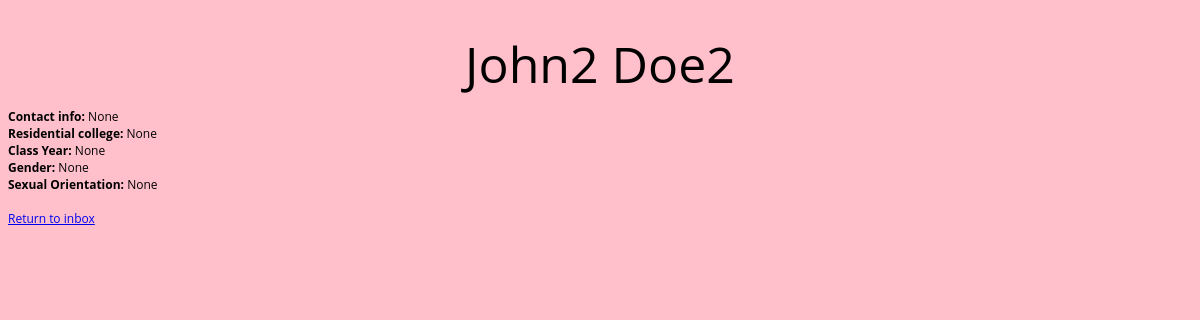
Page /inbox/jdoe/view_matched?match=jdoe2 on the earlier database version.
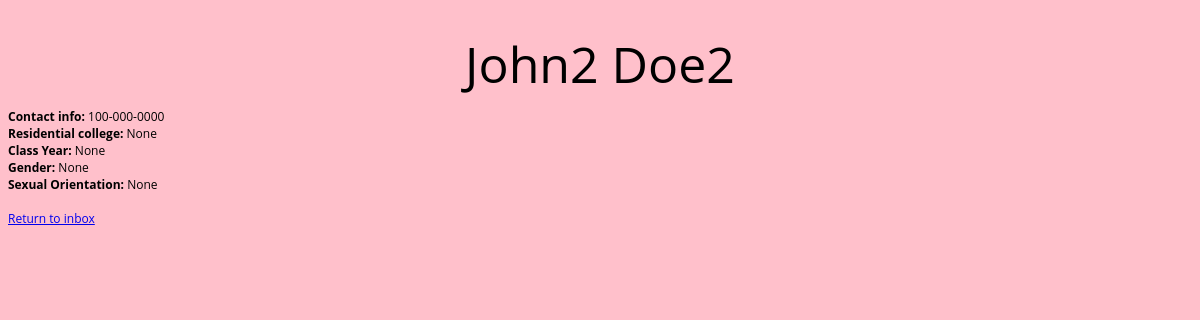
Same page on the later database version.
### tables this page shows
CREATE TABLE users (
    id integer primary key autoincrement,
    first_name text not null,
    last_name text not null,
    username text not null,
    password text not null,
    phone_number text,
    college text,
    class_year text,
    gender text,
    orientation text,
    preference text
);

### main.py (the view)
@app.route('/inbox/<username>/view_matched', methods=['GET'])
def view_matched(username):
    match = request.args.get('match')
    dict_info = retrieve_profile_info(match)
    return render_template('view_matched.html', username=username,
                           first_name=dict_info["first_name"],
                           last_name=dict_info["last_name"],
                           number=dict_info["number"],
                           college=dict_info["college"],
                           class_year=dict_info["class_year"],
                           gender=dict_info["gender"],
                           orientation=dict_info["orientation"])

### models.py (called while the page is built)
def retrieve_profile_info(username):
    con = sql.connect("database.db")
    cur = con.cursor()
    query = "SELECT * FROM users WHERE username = ?"
    cur.execute(query, [username])
    info = cur.fetchone()
    first_name = info[1]
    last_name = info[2]
    number = info[5]
    college = info[6]
    class_year = info[7]
    gender = info[8]
    orientation = info[9]
    match_preference = info[10]
    info_dict = {"first_name": first_name, "last_name": last_name, "number": number,
                 "college":college, "class_year":class_year, "gender":gender,
                 "orientation":orientation, "match_preference": match_preference}
    return info_dict

### templates/view_matched.html
<!DOCTYPE html>
<html lang="en">
    <head>
        <link href="static/css/main.css" rel="stylesheet" type="text/css" media="all">
    </head>
    <body>
        <h1>{{first_name}} {{last_name}}</h1>
        <b>Contact info: </b>{{number}}<br>
        <b>Residential college: </b>{{college}}<br>
        <b>Class Year: </b>{{class_year}}<br>
        <b>Gender: </b>{{gender}}<br>
        <b>Sexual Orientation: </b>{{orientation}}
        <br>
        <br>
        <a href="/inbox/{{username}}">Return to inbox</a>
        <br>
    </body>
</html>

### static/css/main.css (style rules this page uses)
body, input, textarea, select { font-family: 'Open Sans', sans-serif; font-size: 12px; color: black; }
body { background-color: #FFC0CB; }
h1 { font-size: 50px; font-weight: 400; color: black; text-align: center; padding-top: 10px; margin-top: 20px; margin-bottom: 10px; }

Differences in the rows shown:
changed users "John2": phone_number (not shown) → "100-000-0000"
Other differences:
{{ number }}: "None" → (not shown)
